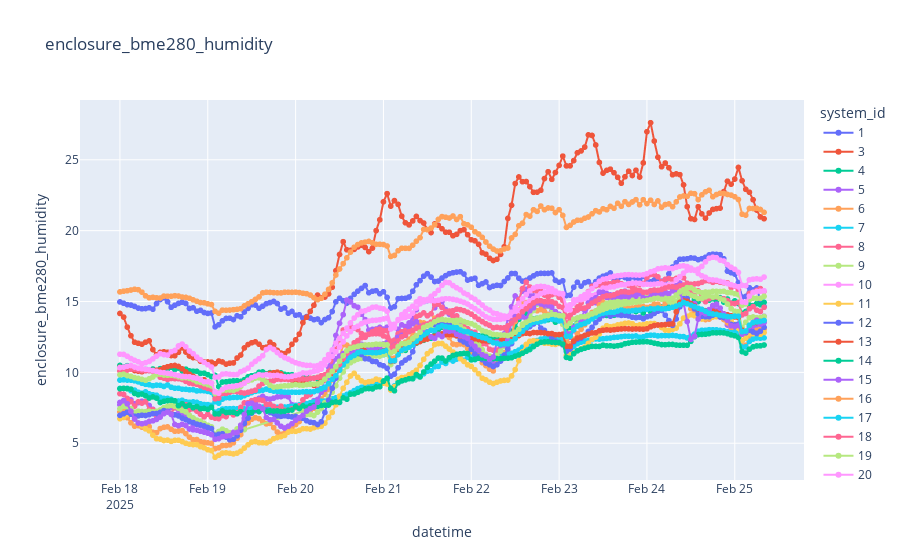

Source (notebook cell):
### Code cell
plot_sensor_measurement(df,ids,col_name="enclosure_bme280_humidity")

### Figure 1 — Plotly figure (JSON) as saved in the notebook; plotly's stock layout.template omitted (floating-point values rounded to 4 significant figures; data arrays with more than 128 entries replaced by an {"elided": "..."} marker saying what was removed)
{"data": [{"hovertemplate": "system_id=1<br>datetime=%{x}<br>enclosure_bme280_humidity=%{y}<extra></extra>", "legendgroup": "1", "line": {"color": "#636efa", "dash": "solid"}, "marker": {"symbol": "circle"}, "mode": "lines+markers", "name": "1", "showlegend": true, "type": "scattergl", "x": {"elided": "177 str values"}, "xaxis": "x", "y": {"elided": "177 float values"}, "yaxis": "y"}, {"hovertemplate": "system_id=3<br>datetime=%{x}<br>enclosure_bme280_humidity=%{y}<extra></extra>", "legendgroup": "3", "line": {"color": "#EF553B", "dash": "solid"}, "marker": {"symbol": "circle"}, "mode": "lines+markers", "name": "3", "showlegend": true, "type": "scattergl", "x": {"elided": "177 str values"}, "xaxis": "x", "y": {"elided": "177 float values"}, "yaxis": "y"}, {"hovertemplate": "system_id=4<br>datetime=%{x}<br>enclosure_bme280_humidity=%{y}<extra></extra>", "legendgroup": "4", "line": {"color": "#00cc96", "dash": "solid"}, "marker": {"symbol": "circle"}, "mode": "lines+markers", "name": "4", "showlegend": true, "type": "scattergl", "x": {"elided": "177 str values"}, "xaxis": "x", "y": {"elided": "177 float values"}, "yaxis": "y"}, {"hovertemplate": "system_id=5<br>datetime=%{x}<br>enclosure_bme280_humidity=%{y}<extra></extra>", "legendgroup": "5", "line": {"color": "#ab63fa", "dash": "solid"}, "marker": {"symbol": "circle"}, "mode": "lines+markers", "name": "5", "showlegend": true, "type": "scattergl", "x": {"elided": "177 str values"}, "xaxis": "x", "y": {"elided": "177 float values"}, "yaxis": "y"}, {"hovertemplate": "system_id=6<br>datetime=%{x}<br>enclosure_bme280_humidity=%{y}<extra></extra>", "legendgroup": "6", "line": {"color": "#FFA15A", "dash": "solid"}, "marker": {"symbol": "circle"}, "mode": "lines+markers", "name": "6", "showlegend": true, "type": "scattergl", "x": {"elided": "177 str values"}, "xaxis": "x", "y": {"elided": "177 float values"}, "yaxis": "y"}, {"hovertemplate": "system_id=7<br>datetime=%{x}<br>enclosure_bme280_humidity=%{y}<extra></extra>", "legendgroup": "7", "line": {"color": "#19d3f3", "dash": "solid"}, "marker": {"symbol": "circle"}, "mode": "lines+markers", "name": "7", "showlegend": true, "type": "scattergl", "x": {"elided": "177 str values"}, "xaxis": "x", "y": {"elided": "177 float values"}, "yaxis": "y"}, {"hovertemplate": "system_id=8<br>datetime=%{x}<br>enclosure_bme280_humidity=%{y}<extra></extra>", "legendgroup": "8", "line": {"color": "#FF6692", "dash": "solid"}, "marker": {"symbol": "circle"}, "mode": "lines+markers", "name": "8", "showlegend": true, "type": "scattergl", "x": {"elided": "177 str values"}, "xaxis": "x", "y": {"elided": "177 float values"}, "yaxis": "y"}, {"hovertemplate": "system_id=9<br>datetime=%{x}<br>enclosure_bme280_humidity=%{y}<extra></extra>", "legendgroup": "9", "line": {"color": "#B6E880", "dash": "solid"}, "marker": {"symbol": "circle"}, "mode": "lines+markers", "name": "9", "showlegend": true, "type": "scattergl", "x": {"elided": "162 str values"}, "xaxis": "x", "y": {"elided": "162 float values"}, "yaxis": "y"}, {"hovertemplate": "system_id=10<br>datetime=%{x}<br>enclosure_bme280_humidity=%{y}<extra></extra>", "legendgroup": "10", "line": {"color": "#FF97FF", "dash": "solid"}, "marker": {"symbol": "circle"}, "mode": "lines+markers", "name": "10", "showlegend": true, "type": "scattergl", "x": {"elided": "177 str values"}, "xaxis": "x", "y": {"elided": "177 float values"}, "yaxis": "y"}, {"hovertemplate": "system_id=11<br>datetime=%{x}<br>enclosure_bme280_humidity=%{y}<extra></extra>", "legendgroup": "11", "line": {"color": "#FECB52", "dash": "solid"}, "marker": {"symbol": "circle"}, "mode": "lines+markers", "name": "11", "showlegend": true, "type": "scattergl", "x": {"elided": "177 str values"}, "xaxis": "x", "y": {"elided": "177 float values"}, "yaxis": "y"}, {"hovertemplate": "system_id=12<br>datetime=%{x}<br>enclosure_bme280_humidity=%{y}<extra></extra>", "legendgroup": "12", "line": {"color": "#636efa", "dash": "solid"}, "marker": {"symbol": "circle"}, "mode": "lines+markers", "name": "12", "showlegend": true, "type": "scattergl", "x": {"elided": "177 str values"}, "xaxis": "x", "y": {"elided": "177 float values"}, "yaxis": "y"}, {"hovertemplate": "system_id=13<br>datetime=%{x}<br>enclosure_bme280_humidity=%{y}<extra></extra>", "legendgroup": "13", "line": {"color": "#EF553B", "dash": "solid"}, "marker": {"symbol": "circle"}, "mode": "lines+markers", "name": "13", "showlegend": true, "type": "scattergl", "x": {"elided": "177 str values"}, "xaxis": "x", "y": {"elided": "177 float values"}, "yaxis": "y"}, {"hovertemplate": "system_id=14<br>datetime=%{x}<br>enclosure_bme280_humidity=%{y}<extra></extra>", "legendgroup": "14", "line": {"color": "#00cc96", "dash": "solid"}, "marker": {"symbol": "circle"}, "mode": "lines+markers", "name": "14", "showlegend": true, "type": "scattergl", "x": {"elided": "177 str values"}, "xaxis": "x", "y": {"elided": "177 float values"}, "yaxis": "y"}, {"hovertemplate": "system_id=15<br>datetime=%{x}<br>enclosure_bme280_humidity=%{y}<extra></extra>", "legendgroup": "15", "line": {"color": "#ab63fa", "dash": "solid"}, "marker": {"symbol": "circle"}, "mode": "lines+markers", "name": "15", "showlegend": true, "type": "scattergl", "x": {"elided": "177 str values"}, "xaxis": "x", "y": {"elided": "177 float values"}, "yaxis": "y"}, {"hovertemplate": "system_id=16<br>datetime=%{x}<br>enclosure_bme280_humidity=%{y}<extra></extra>", "legendgroup": "16", "line": {"color": "#FFA15A", "dash": "solid"}, "marker": {"symbol": "circle"}, "mode": "lines+markers", "name": "16", "showlegend": true, "type": "scattergl", "x": {"elided": "177 str values"}, "xaxis": "x", "y": {"elided": "177 float values"}, "yaxis": "y"}, {"hovertemplate": "system_id=17<br>datetime=%{x}<br>enclosure_bme280_humidity=%{y}<extra></extra>", "legendgroup": "17", "line": {"color": "#19d3f3", "dash": "solid"}, "marker": {"symbol": "circle"}, "mode": "lines+markers", "name": "17", "showlegend": true, "type": "scattergl", "x": {"elided": "177 str values"}, "xaxis": "x", "y": {"elided": "177 float values"}, "yaxis": "y"}, {"hovertemplate": "system_id=18<br>datetime=%{x}<br>enclosure_bme280_humidity=%{y}<extra></extra>", "legendgroup": "18", "line": {"color": "#FF6692", "dash": "solid"}, "marker": {"symbol": "circle"}, "mode": "lines+markers", "name": "18", "showlegend": true, "type": "scattergl", "x": {"elided": "177 str values"}, "xaxis": "x", "y": {"elided": "177 float values"}, "yaxis": "y"}, {"hovertemplate": "system_id=19<br>datetime=%{x}<br>enclosure_bme280_humidity=%{y}<extra></extra>", "legendgroup": "19", "line": {"color": "#B6E880", "dash": "solid"}, "marker": {"symbol": "circle"}, "mode": "lines+markers", "name": "19", "showlegend": true, "type": "scattergl", "x": {"elided": "177 str values"}, "xaxis": "x", "y": {"elided": "177 float values"}, "yaxis": "y"}, {"hovertemplate": "system_id=20<br>datetime=%{x}<br>enclosure_bme280_humidity=%{y}<extra></extra>", "legendgroup": "20", "line": {"color": "#FF97FF", "dash": "solid"}, "marker": {"symbol": "circle"}, "mode": "lines+markers", "name": "20", "showlegend": true, "type": "scattergl", "x": {"elided": "177 str values"}, "xaxis": "x", "y": {"elided": "177 float values"}, "yaxis": "y"}], "layout": {"legend": {"title": {"text": "system_id"}, "tracegroupgap": 0}, "title": {"text": "enclosure_bme280_humidity"}, "xaxis": {"anchor": "y", "domain": [0, 1], "title": {"text": "datetime"}}, "yaxis": {"anchor": "x", "domain": [0, 1], "title": {"text": "enclosure_bme280_humidity"}}}}
